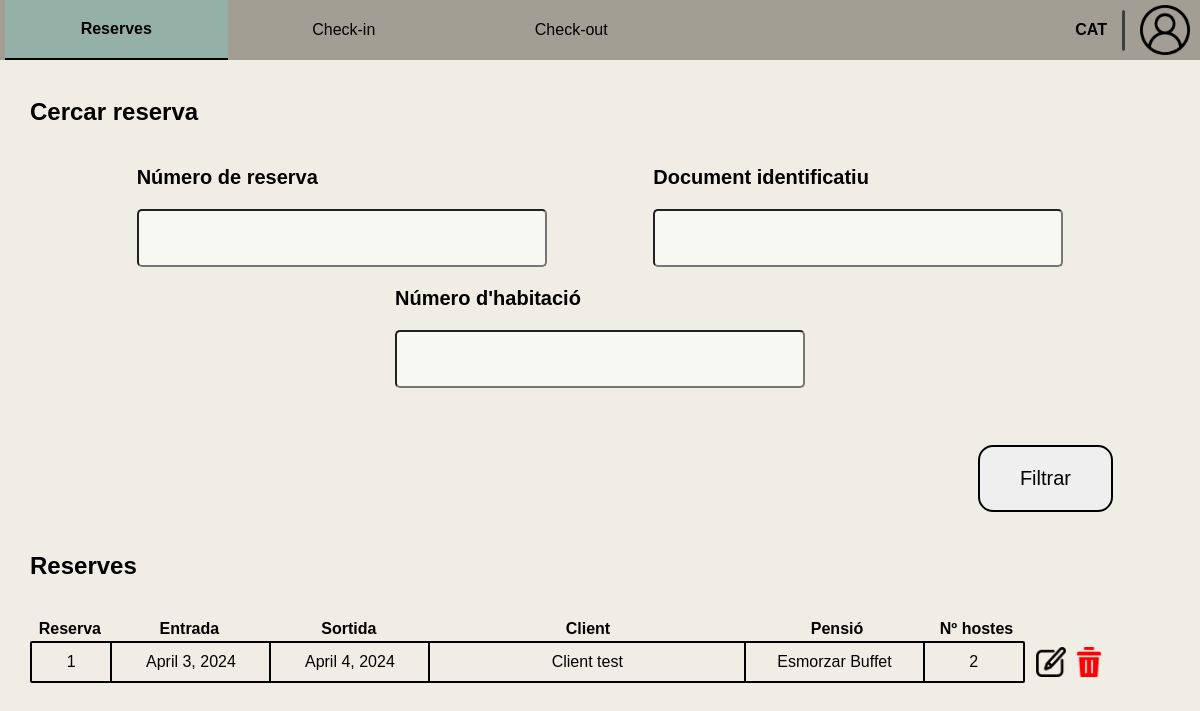
Page /receptionist/search-reservation/ (signed in) on the earlier database version.
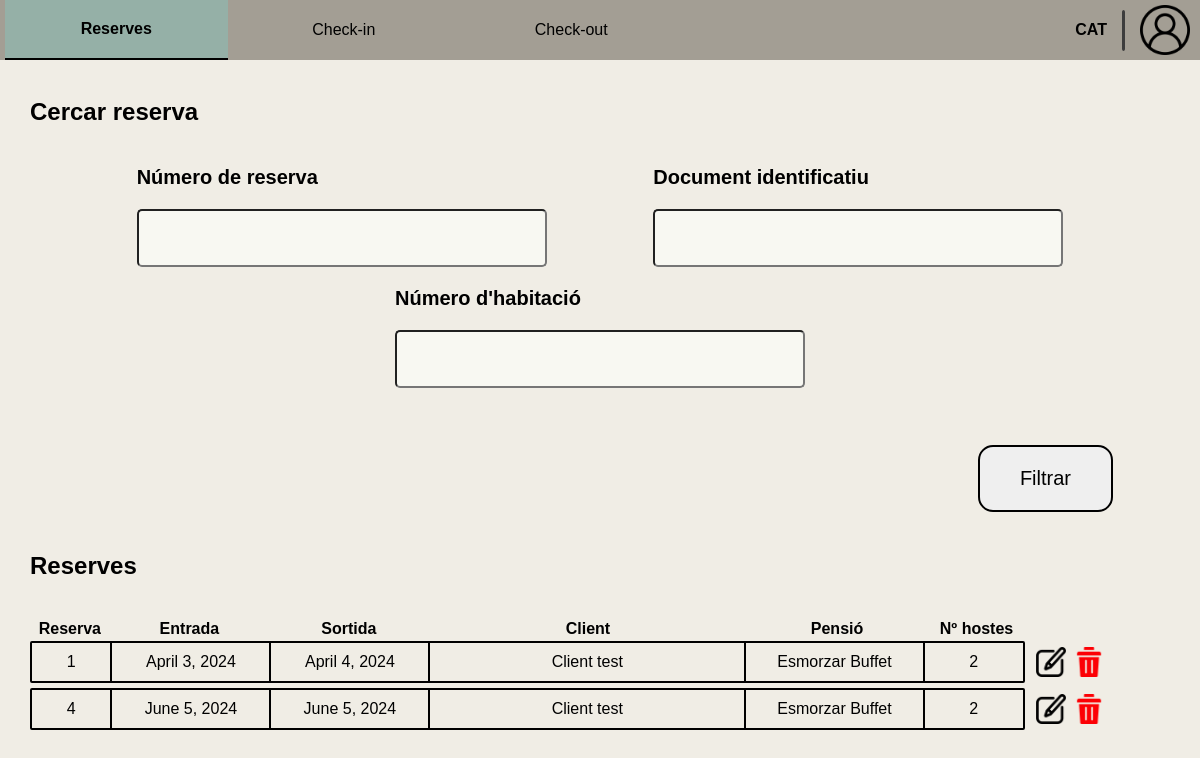
Same page on the later database version.
### Reception/models.py (models this page shows, shortened)
class RoomReservation(models.Model):
    client = models.ForeignKey(Client, on_delete=models.CASCADE)
    room = models.ForeignKey(Room, on_delete=models.CASCADE, to_field='id')
    entry = models.DateField()
    exit = models.DateField()
    pension_type = models.CharField(
        max_length=c.DROPDOWN_MAX_LENGTH,
        choices=c.get_pension_types,
        default='Sense pensió'
    )
    num_guests = models.IntegerField()
    class Meta:
        unique_together = ('room', 'entry', 'exit')

class HotelUser(AbstractUser):
    email = models.EmailField()
    phone_number = models.CharField(max_length=c.PHONE_NUMBER_LENGTH)
    id_number = models.CharField(max_length=c.ID_NUMBER, blank=True)

### Reception/views.py (the view, shortened to what this page needs)
# urls.py: path('search-reservation/', v.search_reservation, name='search_reservation'),
@worker_required('receptionist')
def search_reservation(request):
    form = SearchReservationForm(request.GET or None)
    reservations = RoomReservation.objects.all()
    return render(request, c.get_manage_reservation_path(1), {'form': form, 'reservations': reservations})

### Reception/forms.py (shortened to what this page needs)
class SearchReservationForm(forms.ModelForm):
    num_reservation = forms.CharField(label="Introdueix el número de reserva", required=False)
    id_number = forms.CharField(label="Introdueix el número d'identificació", required=False)
    room_num = forms.IntegerField(label="Introdueix el número d'habitació", required=False,
                                  validators=[MinValueValidator(1)])
    class Meta:
        model = RoomReservation
        fields = []

### Reception/config.py (called while the page is built)
    @staticmethod
    def get_manage_reservation_path(n: int):
        return p.MANAGE_RESERVATION[n]

### templates/worker/receptionist/reservation/manage_reservation/search_reservation.html (shortened to what this page needs)
{% extends "worker/receptionist/base_receptionist.html" %}
{% load static %}
{% block extra_css %}
    <link rel="stylesheet" href="{% static 'css/worker/receptionist/check-out/check-out_home.css' %}">
    <link rel="stylesheet"
          href="{% static 'css/worker/receptionist/reservation/manage_reservation/search_reservation.css' %}">
{% endblock extra_css %}
{% block id_reservation %} id="current-page" {% endblock id_reservation %}
{% block content %}
    <div class="main">
        <div class="reservation-search">
            <h2>Cercar reserva</h2>
            <form method="get">
                <div class="entry-fields">
                    <div class="form-group">
                        <p>Número de reserva</p>
                        {{ form.num_reservation }}
                    </div>
                    <div class="form-group">
                        <p>Document identificatiu</p>
                        {{ form.id_number }}
                    </div>
                    <div class="form-group">
                        <p>Número d'habitació</p>
                        {{ form.room_num }}
                    </div>
                </div>
                <div class="buttons">
                    <button class="submit-button" type="submit">Filtrar</button>
                </div>
            </form>
        </div>
        <h2>Reserves</h2>
        <div id="list">
            <ul class="list-index">
                <li id="reservation-id">Reserva</li>
                <li id="entry">Entrada</li>
                <li id="exit">Sortida</li>
                <li id="name">Client</li>
                <li id="pension">Pensió</li>
                <li id="num-guests">Nº hostes</li>
            </ul>
            <ul class="reservation-list">
                {% for reservation in reservations %}
                    <div class="list-div">
                        <li>
                            <div id="reservation-id">{{ reservation.id }}</div>
                            <div id="entry">{{ reservation.entry }}</div>
                            <div id="exit">{{ reservation.exit }}</div>
                            <div id="name">{{ reservation.client.first_name }}</div>
                            <div id="pension">{{ reservation.pension_type }}</div>
                            <div id="num-guests">{{ reservation.num_guests }}</div>
                        </li>
                        <div class="icons">
                            <div class="icon"><a href="{% url 'reservation_details' pk=reservation.id %}">
                                <img src="{% static 'img/icons/edit-icon.png' %}" alt="edit"></a>
                            </div>
                            <div class="icon">
                                <form action="{% url 'delete_reservation' reservation.id %}" method="post">
                                    <button type="submit"
                                            onclick="return confirm('Estàs segur que vols eliminar aquesta reserva?');">
                                        <img src="{% static 'img/icons/delete-icon.png' %}" alt="delete"></button>
                                </form>
                            </div>
                        </div>
                    </div>
                {% endfor %}
            </ul>
        </div>
    </div>
{% endblock %}

Differences in the rows shown:
added RoomReservation: id "4", entry "June 5, 2024", exit "June 5, 2024", client.first_name "Client test", pension_type "Esmorzar Buffet", num_guests "2"
